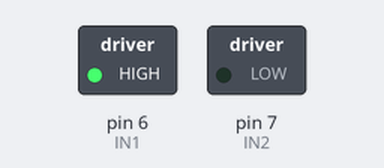
The sketch below on a simulated Arduino Uno, built with avr-gcc and run on an emulated ATmega328P. Shown: switched loads named in the sketch (green lamp = pin HIGH).

Above: at 0.1 s.
Timing chart, 0 to 1.6 s (numbered marks = the images above):
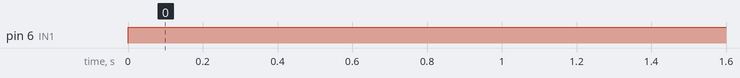

Measured:
- by itself, pin 6 (IN1): LOW → HIGH at 0.00 s

The sketch:

DC_motor.ino
```cpp
#define ENA 5
#define IN1 6
#define IN2 7

void setup() {
  // put your setup code here, to run once:
  //pinMode(ENA,OUTPUT);
  pinMode(IN1,OUTPUT);
  pinMode(IN2,OUTPUT);
}

void loop() {
  // put your main code here, to run repeatedly:
  //digitalWrite(ENA,HIGH);
  digitalWrite(IN1,HIGH);
  digitalWrite(IN2,LOW);
}
```
